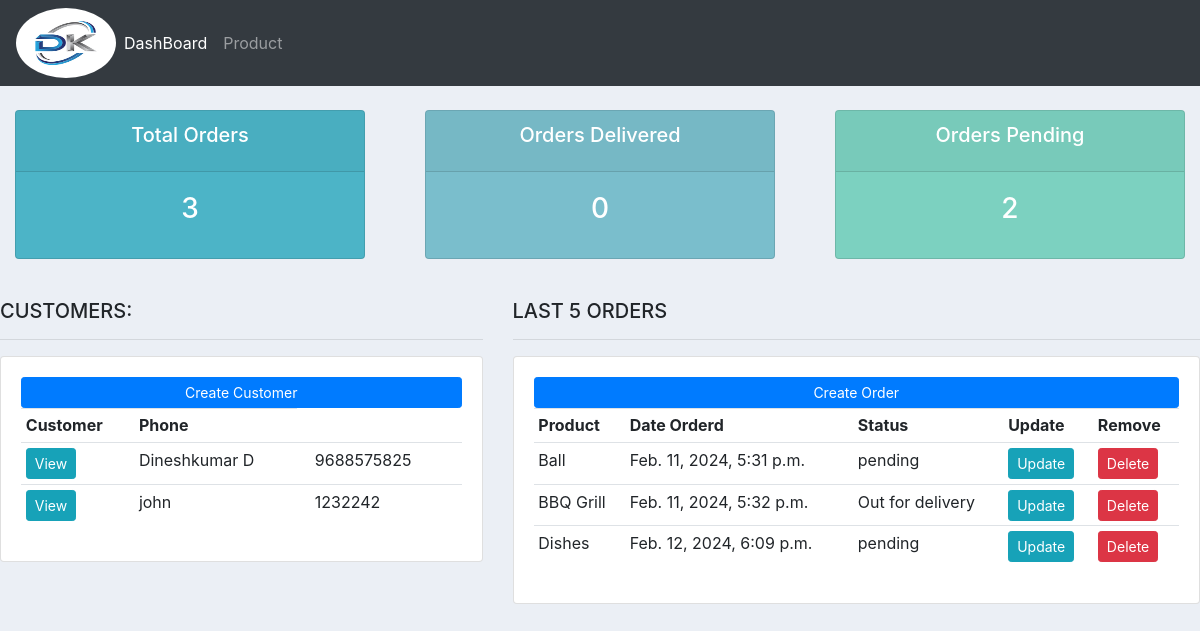
The page / on the database its author committed.
### account/models.py (models this page shows, shortened)
class Customer(models.Model):
    name=models.CharField(max_length=200,null=True)
    phone=models.IntegerField(null=True)
    emil=models.EmailField(max_length=200,null=True)
    date_created=models.DateTimeField(auto_now_add=True ,null=True)

class Order(models.Model):
    STATUS=(
        ('pending','pending'),
        ('Out for delivery','Out for delivery'),
        ('Delivered', 'Delivered'),
    )
    customer=models.ForeignKey(Customer,null=True,on_delete=models.SET_NULL)
    product=models.ForeignKey(Product,null=True,on_delete=models.SET_NULL)
    data_created=models.DateTimeField(auto_now_add=True ,null=True)
    status=models.CharField(max_length=200,null=True ,choices=STATUS)

class Product(models.Model):
    CATEGORY = (
        ('Indoor','indoor'),
        ('out Door','out Door'),
    )
    name= models.CharField(max_length=200,null=True)
    price=models.FloatField(null=True)
    category=models.CharField(max_length=200,null=True, choices=CATEGORY)
    description=models.CharField(max_length=200,null=True ,blank=True)
    data_created=models.DateTimeField(auto_now_add=True ,null=True)
    tags=models.ManyToManyField(Tag)
    def __str__(self):
        return self.name

### account/views.py (the view)
# urls.py: path("",views.home,name="home"),
def home(request):
    customer=Customer.objects.all()
    order=Order.objects.all()
    Total_customer=customer.count()
    Total_orders=order.count()
    Total_delivered=order.filter(status="Delivered").count()
    Total_Pending=order.filter(status="pending").count()
    context={
        'cus':customer,
        'ord':order,
        'Total_orders':Total_orders,
        'Total_delivered':Total_delivered,
        'Total_Pending':Total_Pending,
    }
    return render(request,'accounts/dashboard.html',context)

### account/templates/accounts/dashboard.html
{% extends "accounts/base.html" %}
{% block content %}
{% include "accounts/status.html" %}
<br>
    <div class="row">
        <div class="col-md-5">
            <h5>CUSTOMERS:</h5>
            <hr>
            <div class="card card-body">
                <a class="btn btn-primary btn-sm btn-block" href="">Create Customer</a>
                <table class="table table-sm">
                    <tr>
                        <th>Customer</th>
                        <th>Phone</th>
                    </tr>
                    {% for i in cus %}
                    <tr>
                        <td><a a class="btn btn-sm btn-info" href="{% url 'customer1' i.id %}">View</a> </td>
                        <td>{{i.name}}<td>
                        <td>{{i.phone}}<td>
                    </tr>
                    {% endfor %}
                </table>
            </div>
        </div>
        <div class="col-md-7">
        <h5>LAST 5 ORDERS</h5>
        <hr>
        <div class="card card-body">
            <a class="btn btn-primary btn-sm btn-block" href="{% url "FormOrder" %}">Create Order</a>
            <table class="table table-sm">
                <tr>
                    <th>Product</th>
                    <th>Date Orderd</th>
                    <th>Status</th>
                    <th>Update</th>
                    <th>Remove</th>
                </tr>
                {% for ord in ord %}
                    <tr >
                        <td>{{ord.product}}</td>
                        <td>{{ord.data_created}}</td>
                        <td>{{ord.status}}</td>
                        <td><a class="btn btn-sm btn-info" href="{% url "Form_update" ord.id %}">Update</a></td>
                        <td><a a class="btn btn-sm btn-danger" href="{% url "Deleteform" ord.id %}">Delete</a></td>
                    </tr>
                {% endfor %}
            </table>
        </div>
    </div>
</div>
{% endblock content %}

### account/templates/accounts/base.html (shortened to what this page needs)
{% load  static  %}
<!DOCTYPE html>
<html lang="en">
<head>
    <link rel="stylesheet" href="https://cdn.jsdelivr.net/npm/bootstrap@4.4.1/dist/css/bootstrap.min.css">
    <link rel="stylesheet" href="{% static '/css/main.css'%}">
</head>
<body>
    {% include "accounts/nav.html" %}
{% block content %}
{% endblock content %}
</body>
</html>

### account/templates/accounts/nav.html (shortened to what this page needs)
{% load static %}
<nav class="navbar navbar-expand-lg navbar-dark bg-dark">
  <img src="{% static 'css//images/dk.jpg' %}"  width="100px" height="70px" alt="" style="border-radius: 69%;">
    <div class="collapse navbar-collapse" id="navbarNav">
      <ul class="navbar-nav">
        <li class="nav-item active">
          <a class="nav-link" href="{% url "home" %}">DashBoard</a>
        </li>
        <li class="nav-item">
          <a class="nav-link" href="{% url "product" %} ">Product</a>
        </li>
      </ul>
    </div>
  </nav>

### account/templates/accounts/status.html
<br>
<div class="row">
    <div class="col">
        <div class="col-md">
            <div class="card text-center text-white mb-3" id="total-orders">
                <div class="card-header">
                    <h5 class="card-title">Total Orders</h5>
                </div>
                <div class="card-body">
                    <h3 class="card-title">{{Total_orders}}</h3>
                </div>
            </div>
        </div>
    </div>
    <div class="col">
        <div class="col-md">
            <div class="card text-center text-white mb-3" id="orders-delivered">
                <div class="card-header">
                    <h5 class="card-title">Orders Delivered</h5>
                </div>
                <div class="card-body">
                    <h3 class="card-title">{{Total_delivered}}</h3>
                </div>
            </div>
        </div>
    </div>
    <div class="col">
        <div class="col-md">
            <div class="card text-center text-white mb-3" id="orders-pending">
                <div class="card-header">
                    <h5 class="card-title">Orders Pending</h5>
                </div>
                <div class="card-body">
                    <h3 class="card-title">{{Total_Pending}}</h3>
                </div>
            </div>
        </div>
    </div>
</div>

### static/css/main.css (style rules this page uses)
body { background-color: #ebeff5; }
#total-orders { background-color: #4cb4c7; }
#orders-delivered { background-color: #7abecc; }
#orders-pending { background-color: #7cd1c0; }

### rows shown on the page
Customer: name "Dineshkumar D", phone "9688575825"
Customer: name "john", phone "1232242"
Order: product "Ball", data_created "Feb. 11, 2024, 5:31 p.m.", status "pending"
Order: product "BBQ Grill", data_created "Feb. 11, 2024, 5:32 p.m.", status "Out for delivery"
Order: product "Dishes", data_created "Feb. 12, 2024, 6:09 p.m.", status "pending"

### other values the page prints
{{ Total_orders }} "3"
{{ Total_delivered }} "0"
{{ Total_Pending }} "2"
